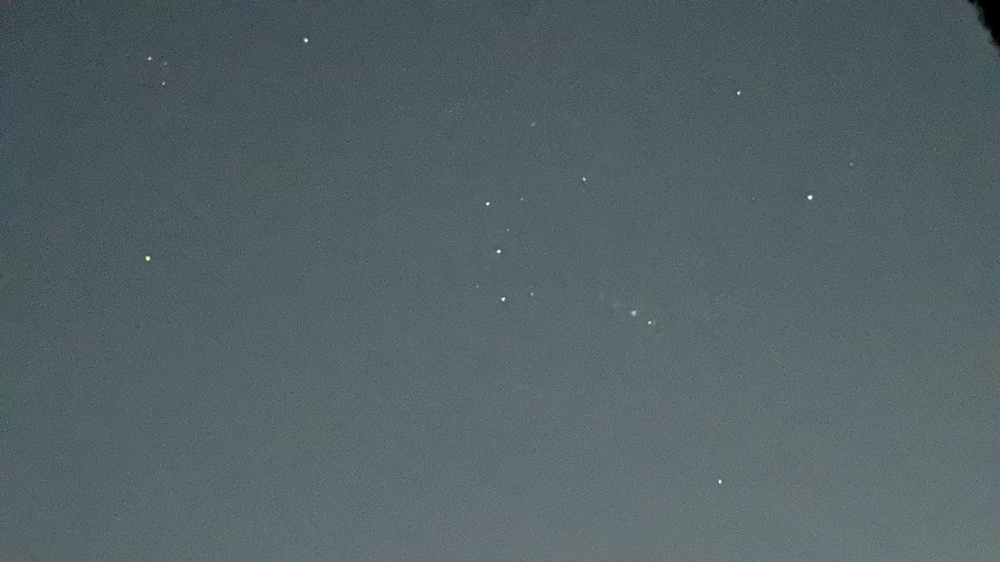
#> input picture python/sample4.jpg, 1000 x 562 px, shrunk from 4032 x 2268 before the run
$ jupyter execute MorphologicalTransformation.ipynb   (shell and % lines are left out)
#> lines starting #> are read from the running program, lines starting #| are printed output that depends on the picture
# Morphological transformation

Date: 2021/8/29

The sample picture was taken by me with Google Pixel4.

[cell 1]
import cv2 as cv
import matplotlib.pyplot as plt
import numpy as np

[cell 2]
def process(filename):
#> called with filename = 'sample4.jpg'
    src = cv.imread(filename)
#> src is the input picture: shape (562, 1000, 3); mean B, G, R 102.5, 98, 83.7
    src = cv.cvtColor(src, cv.COLOR_BGR2GRAY)
#> src: shape (562, 1000)

    kernel = np.ones((7, 7), np.uint8)
    opening = cv.morphologyEx(src, cv.MORPH_OPEN, kernel)
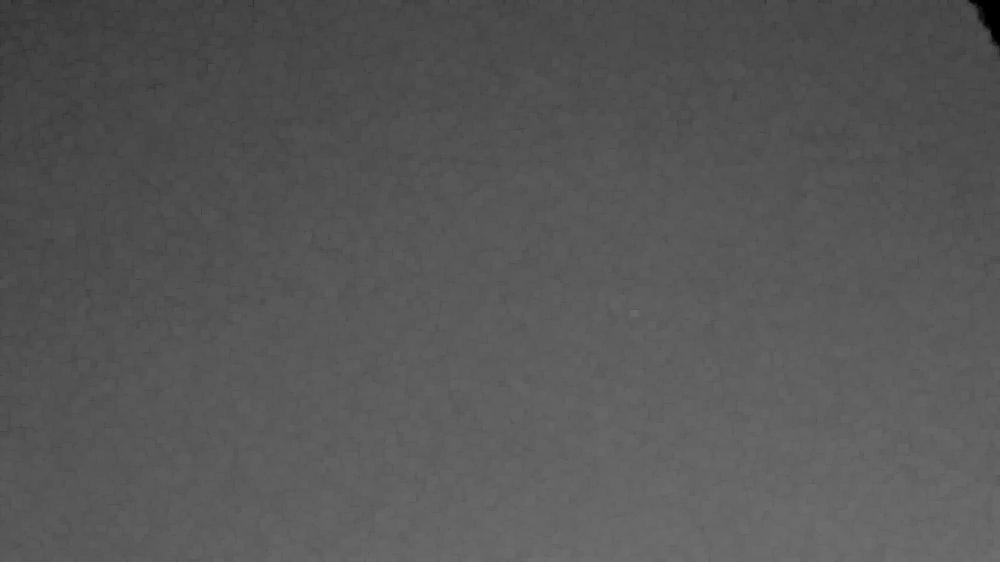
#> opening: shape (562, 1000); min 0, max 111, mean 86.6

    dst = cv.bitwise_not(opening)
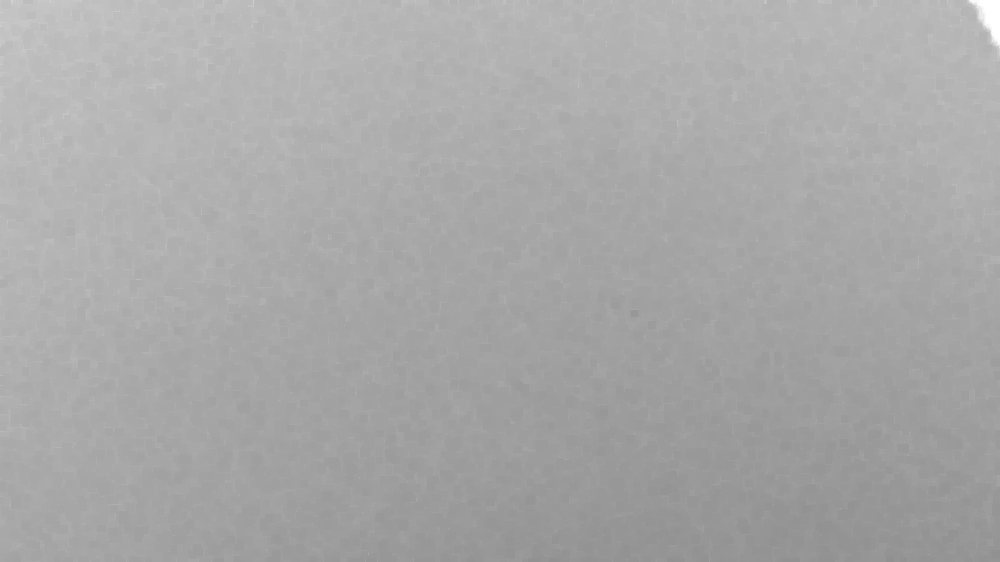
#> dst: shape (562, 1000); min 144, max 255, mean 168.4

    src = cv.cvtColor(src, cv.COLOR_BGR2RGB)
#> src: shape (562, 1000, 3)
    opening= cv.cvtColor(opening, cv.COLOR_BGR2RGB)
#> opening: shape (562, 1000, 3)
    dst = cv.cvtColor(dst, cv.COLOR_BGR2RGB)
#> dst: shape (562, 1000, 3)

    fig = plt.figure(1, (15., 15.))
    plt.imshow(cv.vconcat([src, opening, dst]))

[cell 3]
process('sample4.jpg')
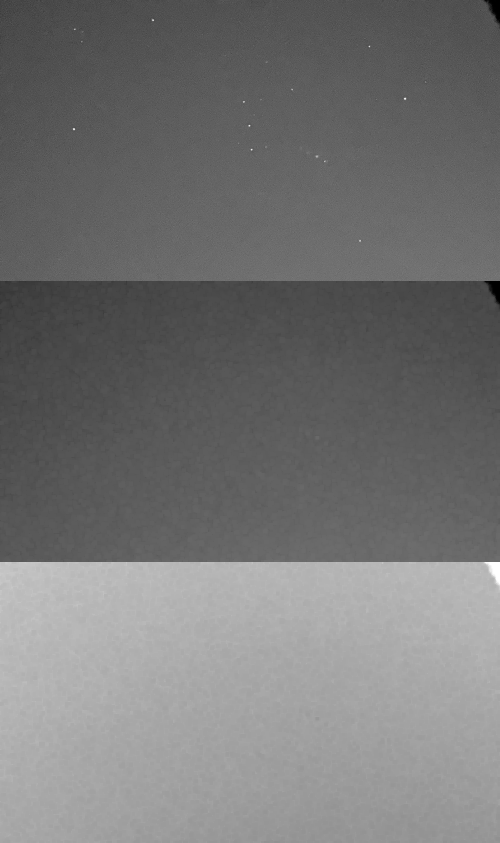
#> shown: shape (1686, 1000, 3) (shown at 1/2 size); min 0, max 255, mean 116.4

$ run again, with python/sample1.jpg copied over python/sample4.jpg
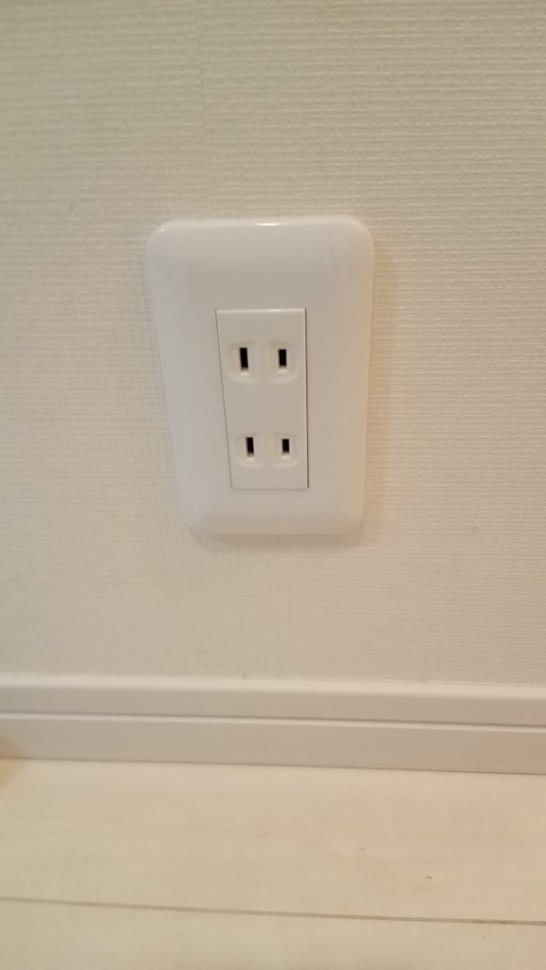
#> input picture python/sample1.jpg, 546 x 970 px
#> in process, src is the input picture: shape (970, 546, 3); mean B, G, R 152.3, 173, 187.1
#> in process, `dst = cv.bitwise_not(opening)`:
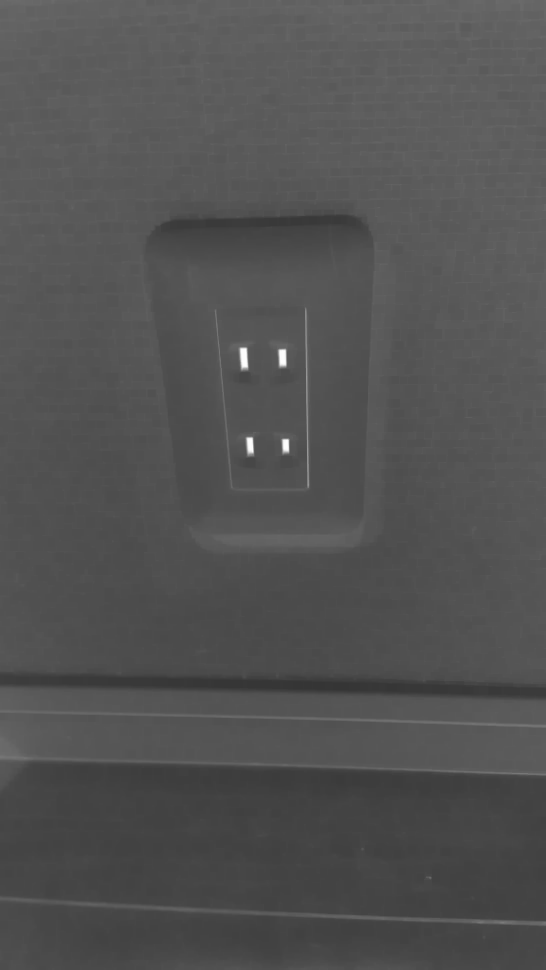
#> dst: shape (970, 546); min 53, max 253, mean 82.2
#> `[cell 3] process('sample4.jpg')`:
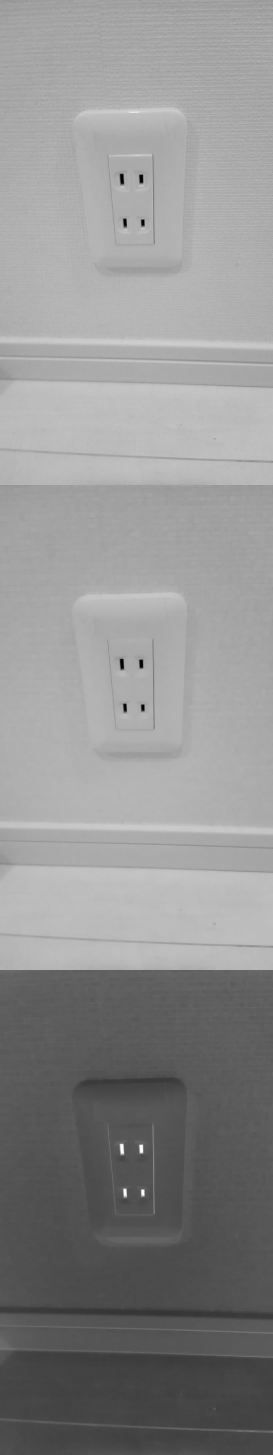
#> shown: shape (2910, 546, 3) (shown at 1/2 size); min 2, max 253, mean 143.3

$ run again, with python/sample2.jpg copied over python/sample4.jpg
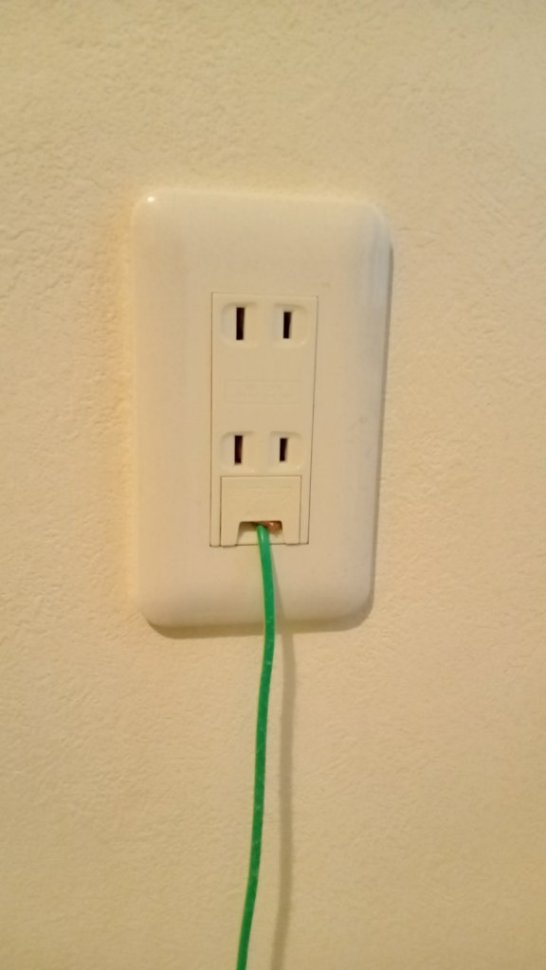
#> input picture python/sample2.jpg, 546 x 970 px
#> in process, src is the input picture: shape (970, 546, 3); mean B, G, R 133.9, 176.5, 200.3
#> in process, `dst = cv.bitwise_not(opening)`:
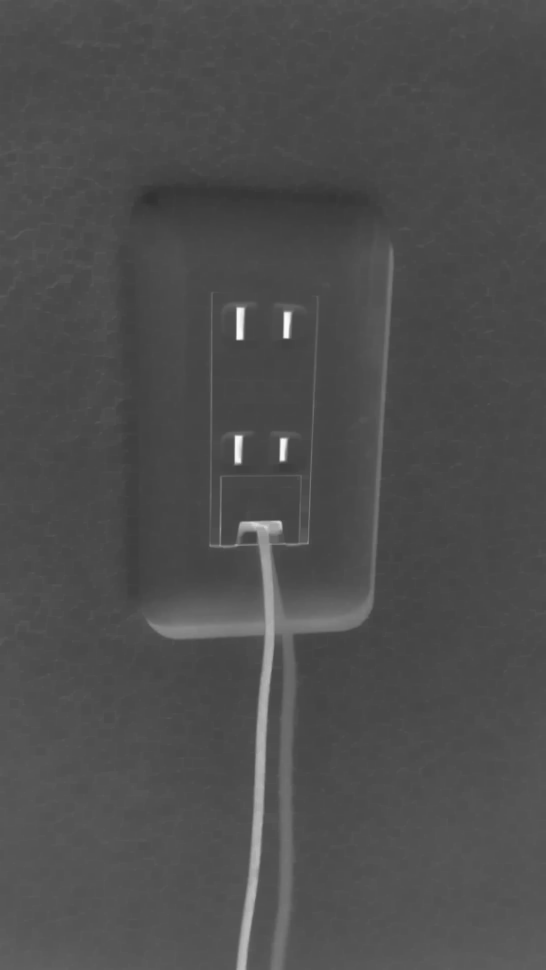
#> dst: shape (970, 546); min 49, max 250, mean 77.9
#> `[cell 3] process('sample4.jpg')`:
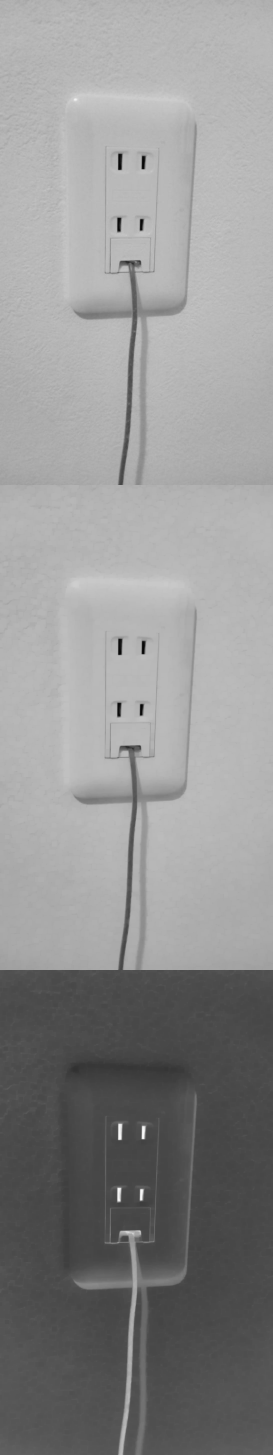
#> shown: shape (2910, 546, 3) (shown at 1/2 size); min 5, max 250, mean 144.6

$ run again, with python/sample3.jpg copied over python/sample4.jpg
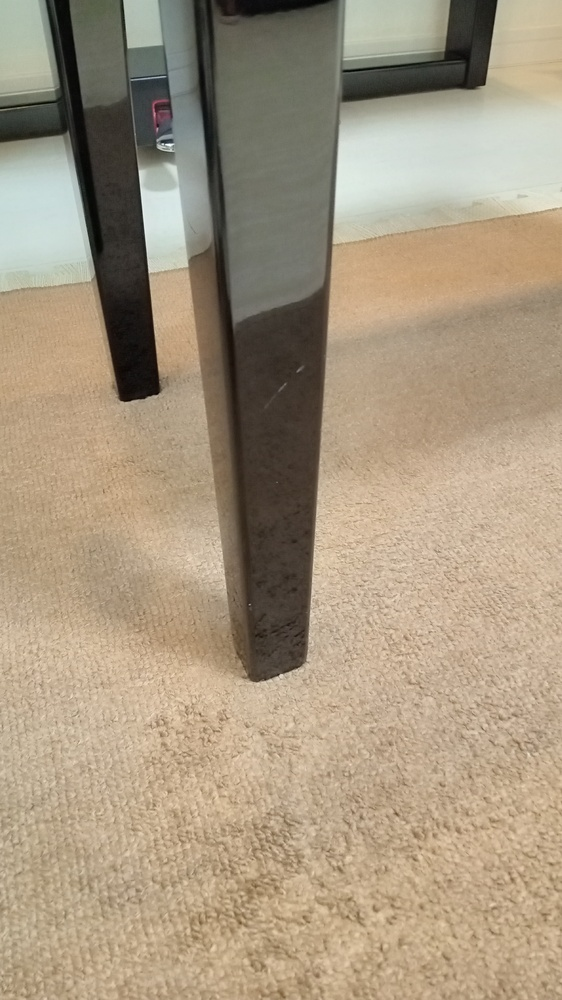
#> input picture python/sample3.jpg, 562 x 1000 px, shrunk from 2304 x 4096 before the run
#> in process, src is the input picture: shape (1000, 562, 3); mean B, G, R 128.2, 151.2, 166.5
#> in process, `dst = cv.bitwise_not(opening)`:
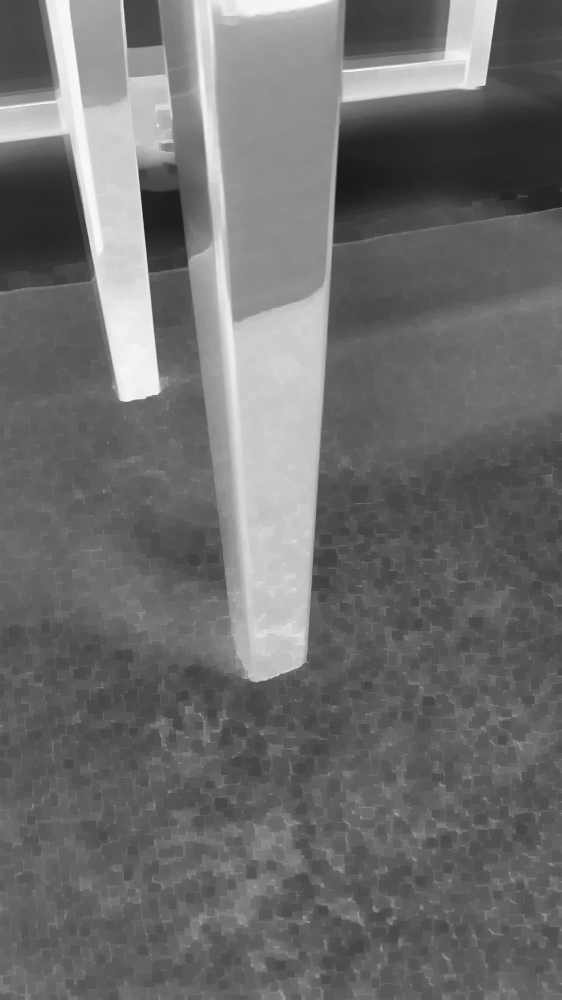
#> dst: shape (1000, 562); min 26, max 254, mean 110.1
#> `[cell 3] process('sample4.jpg')`:
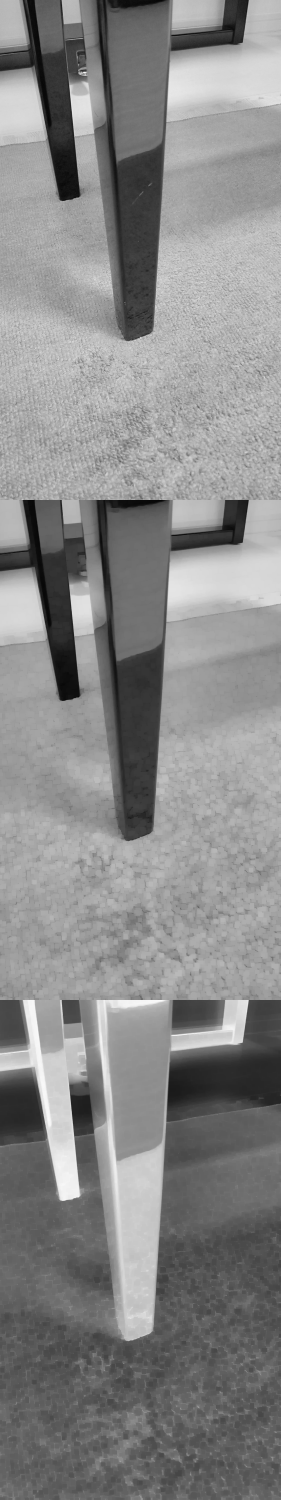
#> shown: shape (3000, 562, 3) (shown at 1/2 size); min 1, max 254, mean 136
